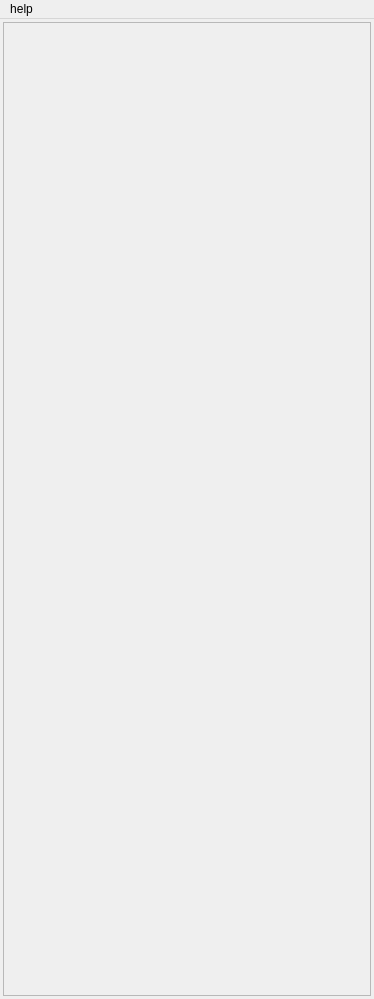
<?xml version="1.0" encoding="UTF-8"?>
<ui version="4.0">
 <class>MainWindow</class>
 <widget class="QMainWindow" name="MainWindow">
  <property name="geometry">
   <rect>
    <x>0</x>
    <y>0</y>
    <width>374</width>
    <height>999</height>
   </rect>
  </property>
  <property name="minimumSize">
   <size>
    <width>200</width>
    <height>284</height>
   </size>
  </property>
  <property name="windowTitle">
   <string>MainWindow</string>
  </property>
  <widget class="QWidget" name="centralwidget">
   <layout class="QVBoxLayout" name="verticalLayout_2">
    <property name="leftMargin">
     <number>3</number>
    </property>
    <property name="topMargin">
     <number>3</number>
    </property>
    <property name="rightMargin">
     <number>3</number>
    </property>
    <property name="bottomMargin">
     <number>3</number>
    </property>
    <item>
     <widget class="QScrollArea" name="scrollArea">
      <property name="widgetResizable">
       <bool>true</bool>
      </property>
      <widget class="QWidget" name="scrollAreaWidgetContents_2">
       <property name="geometry">
        <rect>
         <x>0</x>
         <y>0</y>
         <width>366</width>
         <height>970</height>
        </rect>
       </property>
       <layout class="QVBoxLayout" name="verticalLayout_3">
        <property name="leftMargin">
         <number>3</number>
        </property>
        <property name="topMargin">
         <number>3</number>
        </property>
        <property name="rightMargin">
         <number>3</number>
        </property>
        <property name="bottomMargin">
         <number>3</number>
        </property>
        <item>
         <layout class="QVBoxLayout" name="main_vbox">
          <property name="spacing">
           <number>7</number>
          </property>
          <property name="leftMargin">
           <number>4</number>
          </property>
          <property name="topMargin">
           <number>4</number>
          </property>
          <property name="rightMargin">
           <number>4</number>
          </property>
          <property name="bottomMargin">
           <number>4</number>
          </property>
         </layout>
        </item>
        <item>
         <spacer name="verticalSpacer">
          <property name="orientation">
           <enum>Qt::Vertical</enum>
          </property>
          <property name="sizeHint" stdset="0">
           <size>
            <width>20</width>
            <height>40</height>
           </size>
          </property>
         </spacer>
        </item>
       </layout>
      </widget>
     </widget>
    </item>
   </layout>
  </widget>
  <widget class="QMenuBar" name="menuBar">
   <property name="geometry">
    <rect>
     <x>0</x>
     <y>0</y>
     <width>374</width>
     <height>21</height>
    </rect>
   </property>
   <widget class="QMenu" name="menuhelp">
    <property name="title">
     <string>help</string>
    </property>
    <addaction name="action_tool_document"/>
   </widget>
   <addaction name="menuhelp"/>
  </widget>
  <action name="action_tool_document">
   <property name="text">
    <string>tool_document</string>
   </property>
  </action>
 </widget>
 <resources/>
 <connections/>
</ui>
